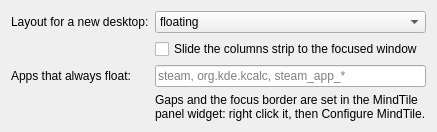
<?xml version="1.0" encoding="UTF-8"?>
<ui version="4.0">
 <class>MindTileConfig</class>
 <widget class="QWidget" name="MindTileConfig">
  <layout class="QFormLayout" name="form">
   <item row="0" column="0">
    <widget class="QLabel" name="modeLabel">
     <property name="text"><string>Layout for a new desktop:</string></property>
    </widget>
   </item>
   <item row="0" column="1">
    <widget class="QComboBox" name="kcfg_DefaultMode">
     <property name="kcfg_property" stdset="0"><string>currentText</string></property>
     <item><property name="text"><string>floating</string></property></item>
     <item><property name="text"><string>dwindle</string></property></item>
     <item><property name="text"><string>columns</string></property></item>
    </widget>
   </item>
   <item row="1" column="1">
    <widget class="QCheckBox" name="kcfg_Animate">
     <property name="text"><string>Slide the columns strip to the focused window</string></property>
    </widget>
   </item>
   <item row="2" column="0">
    <widget class="QLabel" name="appsLabel">
     <property name="text"><string>Apps that always float:</string></property>
    </widget>
   </item>
   <item row="2" column="1">
    <widget class="QLineEdit" name="kcfg_FloatingApps">
     <property name="placeholderText"><string>steam, org.kde.kcalc, steam_app_*</string></property>
    </widget>
   </item>
   <item row="3" column="1">
    <widget class="QLabel" name="styleNote">
     <property name="text"><string>Gaps and the focus border are set in the MindTile panel widget: right click it, then Configure MindTile.</string></property>
     <property name="wordWrap"><bool>true</bool></property>
    </widget>
   </item>
  </layout>
 </widget>
 <resources/>
 <connections/>
</ui>
